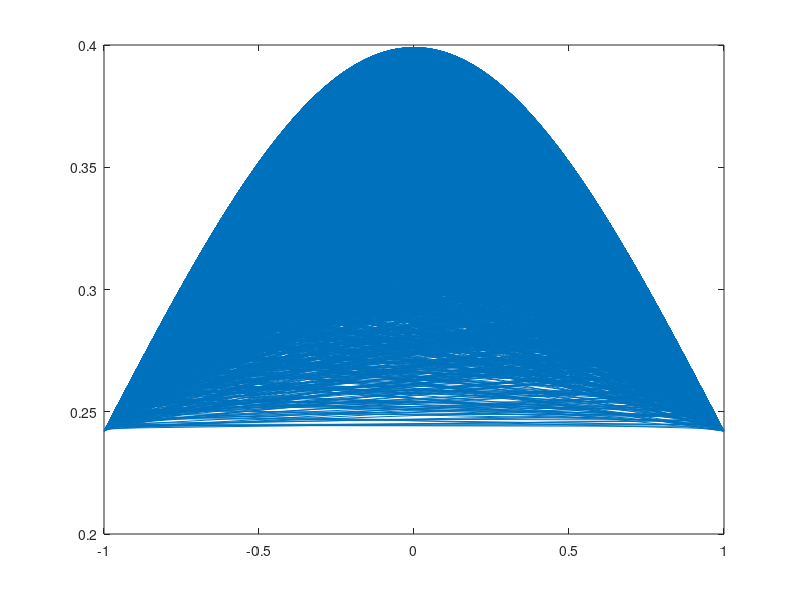

Source code (MATLAB):
%-----------------Tozie chi~2-------------------

i=1

n=input("ENTER the degree(1-infinity)\n")
X=-1+2*rand(n,10000)

while i<=n

y(i,:)=(1/sqrt(2*pi))*exp(-(X(i,:).^2)/2)
    i=i+1
end
figure
    plot(X(1,:),y(1,:))
    
   %{ 

a=sum(X)/length(X)
chi=sum((X.^2)/length(X))

%}
